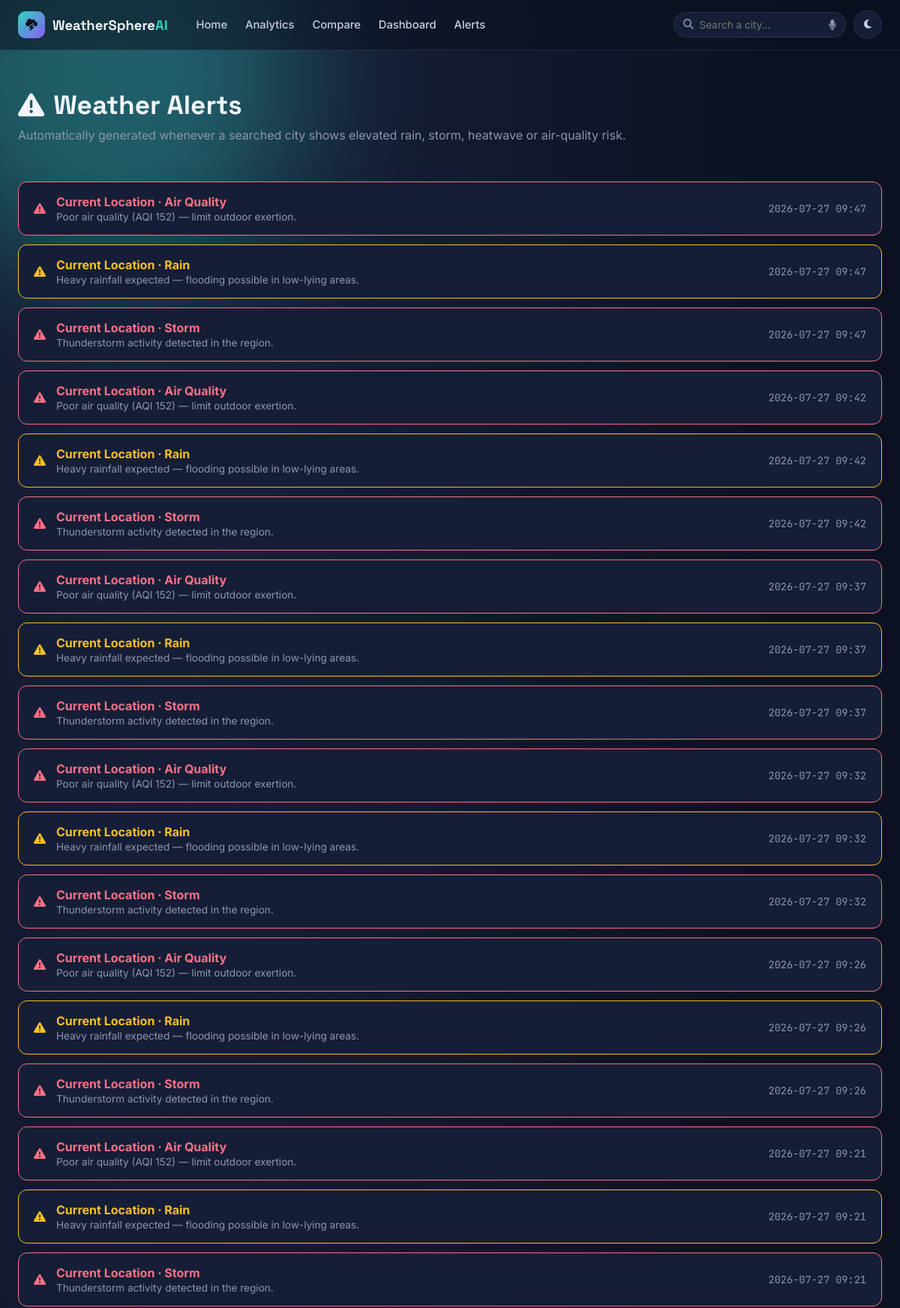
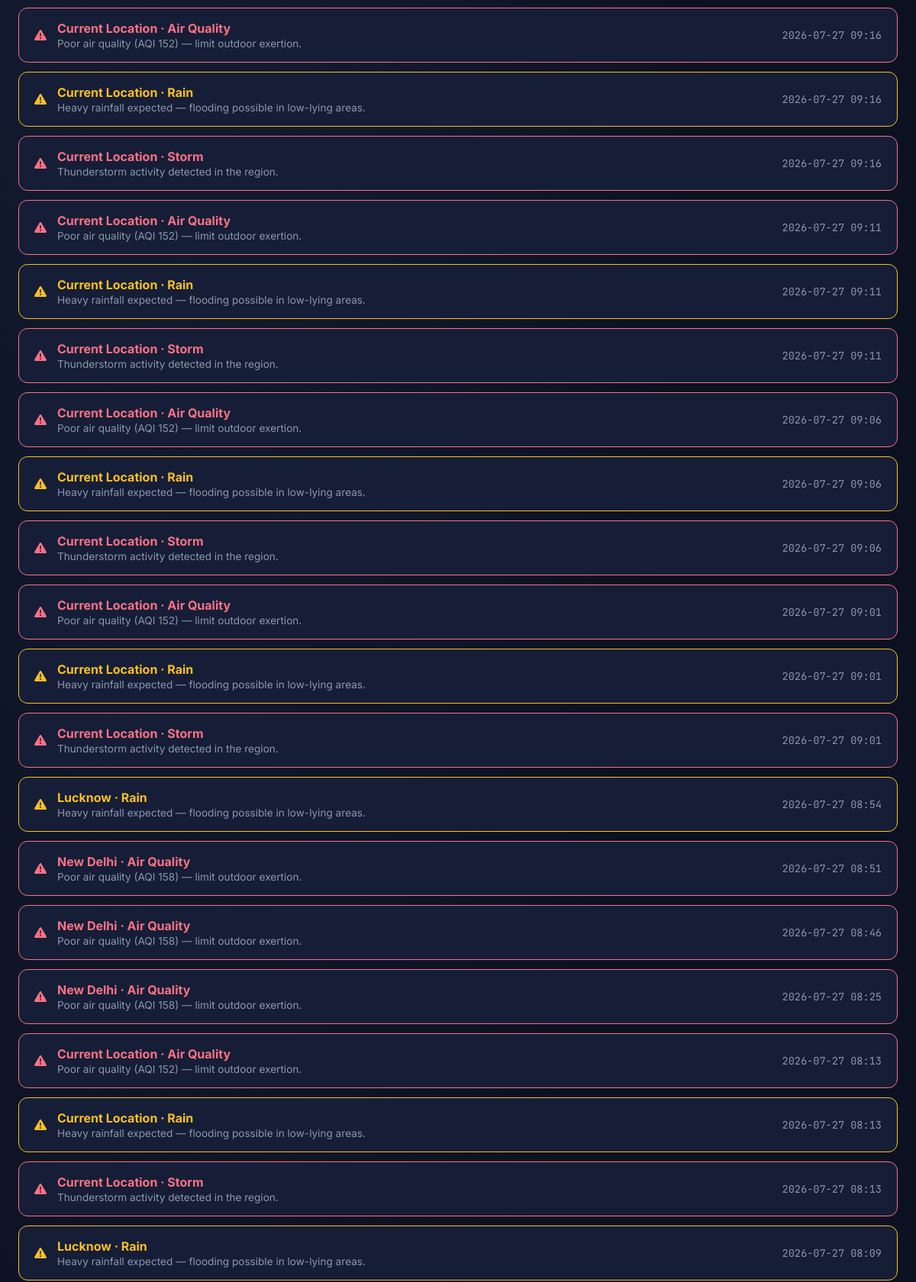
Screenshot of /alerts (upper part) with the database file from the repository (2 pictures, top to bottom).
### tables this page shows
CREATE TABLE weather_alerts (
            id INTEGER PRIMARY KEY AUTOINCREMENT,
            city TEXT NOT NULL,
            alert_type TEXT NOT NULL,
            message TEXT NOT NULL,
            severity TEXT NOT NULL,
            created_at TEXT NOT NULL
        );

### app.py (the view)
@app.route("/alerts")
def alerts_page():
    db = get_db()
    rows = db.execute(
        "SELECT * FROM weather_alerts ORDER BY created_at DESC LIMIT 50"
    ).fetchall()
    return render_template("alerts.html", app_name=APP_NAME, alerts=rows)

### app.py (called while the page is built)
def get_db():
    if "db" not in g:
        g.db = sqlite3.connect(DB_PATH)
        g.db.row_factory = sqlite3.Row
        g.db.execute("PRAGMA foreign_keys = ON")
    return g.db

@app.before_request
def attach_user():
    g.user_uuid = request.cookies.get("ws_uid")

@app.after_request
def attach_cookie(resp):
    if not request.cookies.get("ws_uid") and getattr(g, "new_uid", None):
        resp.set_cookie("ws_uid", g.new_uid, max_age=60 * 60 * 24 * 365)
    return resp

### templates/alerts.html (shortened to what this page needs)
{% extends "layout.html" %}
{% block content %}
<section class="page-head">
  <h1><i class="fa-solid fa-triangle-exclamation"></i> Weather Alerts</h1>
  <p>Automatically generated whenever a searched city shows elevated rain, storm, heatwave or air-quality risk.</p>
</section>
{% if alerts %}
<section class="alerts-feed">
  {% for a in alerts %}
  <div class="alert-banner sev-{{ a.severity }}">
    <i class="fa-solid fa-triangle-exclamation"></i>
    <div>
      <strong>{{ a.city }} · {{ a.alert_type }}</strong>
      <span>{{ a.message }}</span>
    </div>
    <span class="alert-time">{{ a.created_at[:16].replace('T', ' ') }}</span>
  </div>
  {% endfor %}
</section>
{% else %}
<div class="empty-state"><i class="fa-solid fa-shield-halved"></i><p>No alerts yet. Search a few cities to populate this feed.</p></div>
{% endif %}
{% endblock %}

### templates/layout.html (shortened to what this page needs)
<!DOCTYPE html>
<html lang="en" data-theme="dark">
<head>
<link rel="stylesheet" href="https://cdnjs.cloudflare.com/ajax/libs/font-awesome/6.5.2/css/all.min.css">
<link rel="stylesheet" href="{{ url_for('static', filename='css/style.css') }}">
</head>
<body>
<div class="sky-field" aria-hidden="true">
  <div class="aurora aurora-a"></div>
</div>
<header class="navbar">
  <div class="nav-inner">
    <a href="{{ url_for('index') }}" class="brand">
      <span class="brand-mark"><i class="fa-solid fa-cloud-bolt"></i></span>
      <span class="brand-text">WeatherSphere<span class="brand-accent">AI</span></span>
    </a>
    <nav class="nav-links" id="navLinks">
      <a href="{{ url_for('index') }}">Home</a>
      <a href="{{ url_for('analytics') }}">Analytics</a>
      <a href="{{ url_for('compare') }}">Compare</a>
      <a href="{{ url_for('dashboard') }}">Dashboard</a>
      <a href="{{ url_for('alerts_page') }}">Alerts</a>
    </nav>
    <div class="nav-actions">
      <form class="nav-search" action="{{ url_for('index') }}" method="get" onsubmit="return false;">
        <i class="fa-solid fa-magnifying-glass"></i>
        <input type="text" id="navSearchInput" placeholder="Search a city…" autocomplete="off">
        <button type="button" id="navVoiceBtn" title="Voice search"><i class="fa-solid fa-microphone"></i></button>
      </form>
      <button id="themeToggle" class="icon-btn" title="Toggle theme">
      </button>
    </div>
  </div>
</header>
<main class="page">
  {% block content %}{% endblock %}
</main>
</body>
</html>

### static/css/style.css (style rules this page uses)
:root { --bg-0:#0B1120; --bg-1:#111A2E; --bg-2:#1B2340; --card:#151E36; --card-border:rgba(148,163,184,0.14); --text-hi:#F1F5FB; --text-mid:#C7D0E0; --text-lo:#8B96AC; --teal:#2DD4BF; --violet:#8B5CF6; --amber:#FBBF24; --rose:#FB7185; --good:#34D399; --shadow:0 20px 60px rgba(2,6,20,0.45); --radius-lg:26px; --radius-md:18px; --radius-sm:12px; --font-display:'Space Grotesk', sans-serif; --font-body:'Inter', sans-serif; --font-mono:'JetBrains Mono', monospace; }
* { box-sizing:border-box; margin:0; padding:0; }
html { scroll-behavior:smooth; }
body { font-family:var(--font-body); background:var(--bg-0); color:var(--text-hi); min-height:100vh; position:relative; overflow-x:hidden; transition:background .4s ease, color .4s ease; }
a { color:inherit; text-decoration:none; }
button { font-family:inherit; cursor:pointer; border:none; background:none; color:inherit; }
input { font-family:inherit; }
.sky-field { position:fixed; inset:0; z-index:-1; overflow:hidden; background: radial-gradient(ellipse at 20% -10%, var(--bg-2), var(--bg-0) 60%); }
.aurora { position:absolute; border-radius:50%; filter:blur(90px); opacity:.35; }
.aurora-a { width:520px; height:520px; background:var(--teal); top:-160px; left:-120px; animation:drift1 22s ease-in-out infinite; }
.navbar { position:sticky; top:0; z-index:100; backdrop-filter:blur(16px); background:rgba(11,17,32,0.55); border-bottom:1px solid var(--card-border); }
.nav-inner { max-width:1240px; margin:0 auto; display:flex; align-items:center; gap:24px; padding:14px 24px; }
.brand { display:flex; align-items:center; gap:10px; font-family:var(--font-display); font-weight:700; font-size:1.15rem; white-space:nowrap; }
.brand-mark { width:36px; height:36px; border-radius:10px; display:grid; place-items:center; background:linear-gradient(135deg,var(--teal),var(--violet)); color:#04121A; font-size:1rem; }
.brand-accent { color:var(--teal); }
.nav-links { display:flex; gap:20px; margin-left:12px; flex:1; }
.nav-links a { font-size:.92rem; color:var(--text-mid); font-weight:500; padding:6px 2px; position:relative; }
.nav-actions { display:flex; align-items:center; gap:10px; }
.nav-search { position:relative; display:flex; align-items:center; gap:8px; background:var(--card); border:1px solid var(--card-border); padding:8px 12px; border-radius:999px; width:230px; }
.nav-search i { color:var(--text-lo); font-size:.85rem; }
.nav-search input { background:none; border:none; outline:none; color:var(--text-hi); width:100%; font-size:.85rem; }
#navVoiceBtn { color:var(--text-lo); }
.icon-btn { width:38px; height:38px; border-radius:50%; display:grid; place-items:center; background:var(--card); border:1px solid var(--card-border); color:var(--text-mid); transition:.2s; }
.page { max-width:1240px; margin:0 auto; padding:0 24px 80px; }
.page-head { padding:50px 0 10px; }
.page-head h1 { font-family:var(--font-display); font-size:2.2rem; display:flex; align-items:center; gap:12px; margin-bottom:8px; }
.page-head p { color:var(--text-lo); margin-bottom:22px; }
.alert-banner { display:flex; align-items:center; gap:14px; padding:16px 20px; border-radius:var(--radius-sm); border:1px solid; background:var(--card); }
.alert-banner div { display:flex; flex-direction:column; gap:2px; }
.alert-banner span { color:var(--text-lo); font-size:.85rem; }
.alert-banner.sev-high { border-color:var(--rose); color:var(--rose); }
.alert-banner.sev-medium { border-color:var(--amber); color:var(--amber); }
.alert-time { margin-left:auto; color:var(--text-lo); font-family:var(--font-mono); font-size:.78rem; }
.alerts-feed { display:flex; flex-direction:column; gap:12px; margin-top:20px; }

### rows the page displays
weather_alerts: city "Current Location", alert_type "Air Quality", message "Poor air quality (AQI 152) — limit outdoor exertion.", created_at "2026-07-27 09:47"
weather_alerts: city "Current Location", alert_type "Rain", message "Heavy rainfall expected — flooding possible in low-lying areas.", created_at "2026-07-27 09:47"
weather_alerts: city "Current Location", alert_type "Storm", message "Thunderstorm activity detected in the region.", created_at "2026-07-27 09:47"
weather_alerts: city "Current Location", alert_type "Air Quality", message "Poor air quality (AQI 152) — limit outdoor exertion.", created_at "2026-07-27 09:42"
weather_alerts: city "Current Location", alert_type "Rain", message "Heavy rainfall expected — flooding possible in low-lying areas.", created_at "2026-07-27 09:42"
weather_alerts: city "Current Location", alert_type "Storm", message "Thunderstorm activity detected in the region.", created_at "2026-07-27 09:42"
weather_alerts: city "Current Location", alert_type "Air Quality", message "Poor air quality (AQI 152) — limit outdoor exertion.", created_at "2026-07-27 09:37"
weather_alerts: city "Current Location", alert_type "Rain", message "Heavy rainfall expected — flooding possible in low-lying areas.", created_at "2026-07-27 09:37"
weather_alerts: city "Current Location", alert_type "Storm", message "Thunderstorm activity detected in the region.", created_at "2026-07-27 09:37"
weather_alerts: city "Current Location", alert_type "Air Quality", message "Poor air quality (AQI 152) — limit outdoor exertion.", created_at "2026-07-27 09:32"
weather_alerts: city "Current Location", alert_type "Rain", message "Heavy rainfall expected — flooding possible in low-lying areas.", created_at "2026-07-27 09:32"
weather_alerts: city "Current Location", alert_type "Storm", message "Thunderstorm activity detected in the region.", created_at "2026-07-27 09:32"
weather_alerts: city "Current Location", alert_type "Air Quality", message "Poor air quality (AQI 152) — limit outdoor exertion.", created_at "2026-07-27 09:26"
weather_alerts: city "Current Location", alert_type "Rain", message "Heavy rainfall expected — flooding possible in low-lying areas.", created_at "2026-07-27 09:26"
weather_alerts: city "Current Location", alert_type "Storm", message "Thunderstorm activity detected in the region.", created_at "2026-07-27 09:26"
weather_alerts: city "Current Location", alert_type "Air Quality", message "Poor air quality (AQI 152) — limit outdoor exertion.", created_at "2026-07-27 09:21"
weather_alerts: city "Current Location", alert_type "Rain", message "Heavy rainfall expected — flooding possible in low-lying areas.", created_at "2026-07-27 09:21"
weather_alerts: city "Current Location", alert_type "Storm", message "Thunderstorm activity detected in the region.", created_at "2026-07-27 09:21"
weather_alerts: city "Current Location", alert_type "Air Quality", message "Poor air quality (AQI 152) — limit outdoor exertion.", created_at "2026-07-27 09:16"
weather_alerts: city "Current Location", alert_type "Rain", message "Heavy rainfall expected — flooding possible in low-lying areas.", created_at "2026-07-27 09:16"
weather_alerts: city "Current Location", alert_type "Storm", message "Thunderstorm activity detected in the region.", created_at "2026-07-27 09:16"
weather_alerts: city "Current Location", alert_type "Air Quality", message "Poor air quality (AQI 152) — limit outdoor exertion.", created_at "2026-07-27 09:11"
weather_alerts: city "Current Location", alert_type "Rain", message "Heavy rainfall expected — flooding possible in low-lying areas.", created_at "2026-07-27 09:11"
weather_alerts: city "Current Location", alert_type "Storm", message "Thunderstorm activity detected in the region.", created_at "2026-07-27 09:11"
weather_alerts: city "Current Location", alert_type "Air Quality", message "Poor air quality (AQI 152) — limit outdoor exertion.", created_at "2026-07-27 09:06"
weather_alerts: city "Current Location", alert_type "Rain", message "Heavy rainfall expected — flooding possible in low-lying areas.", created_at "2026-07-27 09:06"
weather_alerts: city "Current Location", alert_type "Storm", message "Thunderstorm activity detected in the region.", created_at "2026-07-27 09:06"
weather_alerts: city "Current Location", alert_type "Air Quality", message "Poor air quality (AQI 152) — limit outdoor exertion.", created_at "2026-07-27 09:01"
weather_alerts: city "Current Location", alert_type "Rain", message "Heavy rainfall expected — flooding possible in low-lying areas.", created_at "2026-07-27 09:01"
weather_alerts: city "Current Location", alert_type "Storm", message "Thunderstorm activity detected in the region.", created_at "2026-07-27 09:01"
weather_alerts: city "Lucknow", alert_type "Rain", message "Heavy rainfall expected — flooding possible in low-lying areas.", created_at "2026-07-27 08:54"
weather_alerts: city "New Delhi", alert_type "Air Quality", message "Poor air quality (AQI 158) — limit outdoor exertion.", created_at "2026-07-27 08:51"
weather_alerts: city "New Delhi", alert_type "Air Quality", message "Poor air quality (AQI 158) — limit outdoor exertion.", created_at "2026-07-27 08:46"
weather_alerts: city "New Delhi", alert_type "Air Quality", message "Poor air quality (AQI 158) — limit outdoor exertion.", created_at "2026-07-27 08:25"
weather_alerts: city "Current Location", alert_type "Air Quality", message "Poor air quality (AQI 152) — limit outdoor exertion.", created_at "2026-07-27 08:13"
weather_alerts: city "Current Location", alert_type "Rain", message "Heavy rainfall expected — flooding possible in low-lying areas.", created_at "2026-07-27 08:13"
weather_alerts: city "Current Location", alert_type "Storm", message "Thunderstorm activity detected in the region.", created_at "2026-07-27 08:13"
weather_alerts: city "Lucknow", alert_type "Rain", message "Heavy rainfall expected — flooding possible in low-lying areas.", created_at "2026-07-27 08:09"
